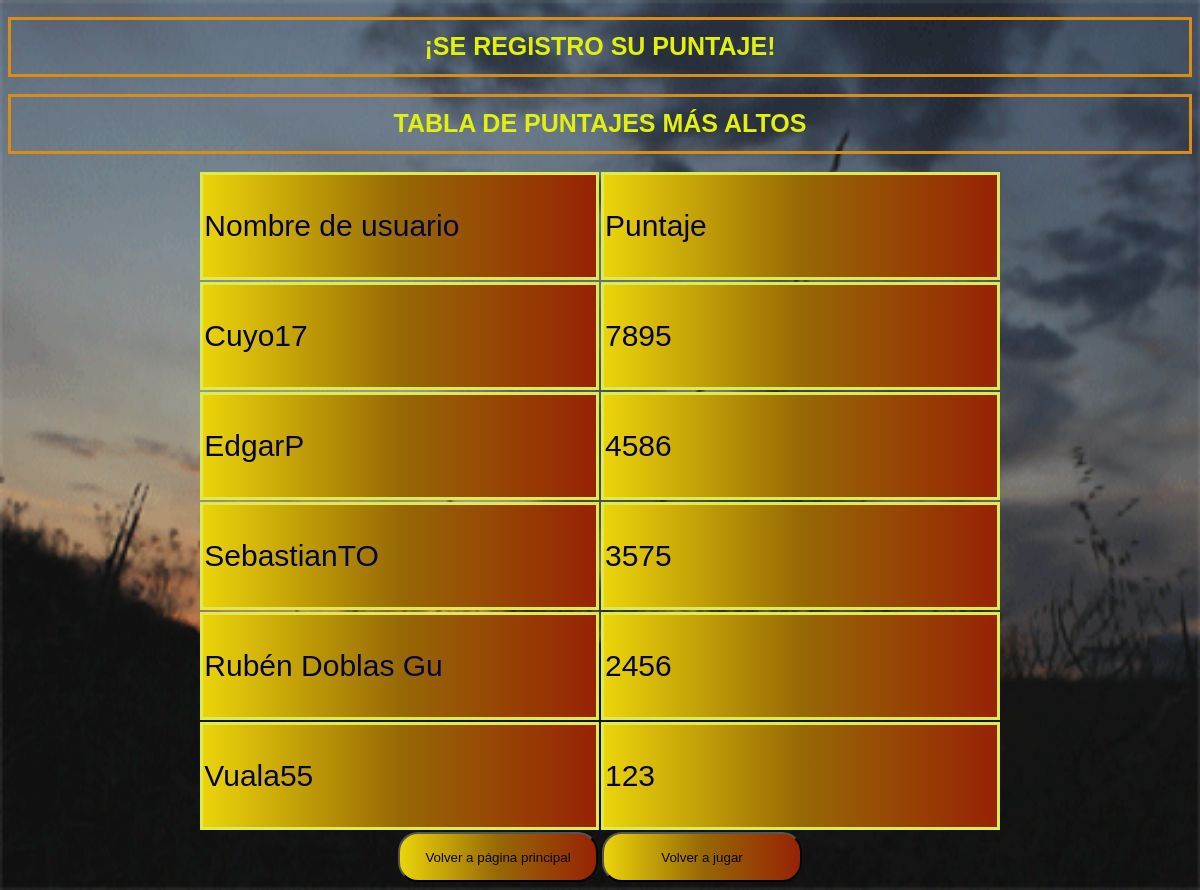
Screenshot of /registropuntajeparnl1.php with the database file from the repository.
### tables this page shows
CREATE TABLE `puntajejuegospares` (
  `id_juegospares` int(10) NOT NULL,
  `id_registro` int(5) NOT NULL,
  `num_pares_pun_nl1` int(10) NOT NULL,
  `num_pares_pun_nl2` int(10) NOT NULL,
  `num_pares_pun_nl3` int(10) NOT NULL
);

CREATE TABLE `registrodecuentas` (
  `id_registro` int(10) NOT NULL,
  `usuario` varchar(15) NOT NULL,
  `id_cargo` int(1) NOT NULL
);

### registropuntajeparnl1.php (the view, shortened to what this page needs)
<!DOCTYPE html>
<html lang="en">
<head>
    <link rel="stylesheet" href="registropun.css">
</head>
<body >
      <center><h1>¡Se registro su puntaje!</h1>
        <h1>Tabla de puntajes más altos</h1>
    <table>
        <tr>
        <td class=d>Nombre de usuario</td>
        <td class=d>Puntaje</td>
    </tr>
    <?php
    $server = "localhost";
    $db = "fasternumber";
    $user = "root";
    $pass = "1234";
    $connexion = mysqli_connect($server, $user, $pass,$db);
        ?><h1><?php echo "no conecto";?></h1>
        <?php
    mysqli_select_db($connexion, $db) or die("no");
    mysqli_set_charset($connexion, "utf8");
    $instru_SQL = "SELECT registrodecuentas.usuario,puntajejuegospares.num_pares_pun_nl1 From registrodecuentas,puntajejuegospares where registrodecuentas.id_registro=puntajejuegospares.id_registro order by puntajejuegospares.num_pares_pun_nl1  desc ;";
    $re=mysqli_query($connexion,$instru_SQL);
    if($re){
        while($reg=mysqli_fetch_array($re)){
            ?>
        <tr>
        <td class=d><?php echo $nombre=$reg['usuario'];?></td>
        <td class=d><?php echo $contra=$reg['num_pares_pun_nl1'];?></td>
        </tr>
    <?php }
    }
    ?>
    </table>
    <input type=button value="Volver a página principal" class=botones onclick="top.juego.location='bienvenida.html'">
    <input type=button value="Volver a jugar" class=botones onclick="top.juego.location='juego.html'"></center>
</body>
</html>

### registropun.css (style rules this page uses)
body { background:url(23Zm.gif); background-repeat:no-repeat; background-size:100% 100% ; }
h1 { color:rgb(225, 240, 15); font-size: 25px; font-family:Verdana, Geneva, Tahoma, sans-serif; text-transform: uppercase; padding: 0.5em; border: solid; border-color:rgb(219, 140, 22) ; }
.botones { width: 200px; height: 50px; background: linear-gradient(to right, rgb(235, 212, 10), rgb(151, 105, 5), rgb(151, 34, 5)); color: rgb(5, 5, 3); font-family: Verdana, Geneva, Tahoma, sans-serif; cursor: pointer; border-radius: 20px; text-decoration: none; text-decoration-line: none; }
.d { background: linear-gradient(to right, rgb(235, 212, 10), rgb(151, 105, 5), rgb(151, 34, 5)); color: rgb(4, 5, 66); border: solid; font-family: Arial, Helvetica, sans-serif; border-color: rgb(220, 235, 80); width: 33%; height: 100px; font-size: 30px; }

### rows the page displays
puntajejuegospares: id_registro.usuario "Cuyo17", num_pares_pun_nl1 "7895"
puntajejuegospares: id_registro.usuario "EdgarP", num_pares_pun_nl1 "4586"
puntajejuegospares: id_registro.usuario "SebastianTO", num_pares_pun_nl1 "3575"
puntajejuegospares: id_registro.usuario "Rubén Doblas Gu", num_pares_pun_nl1 "2456"
puntajejuegospares: id_registro.usuario "Vuala55", num_pares_pun_nl1 "123"
